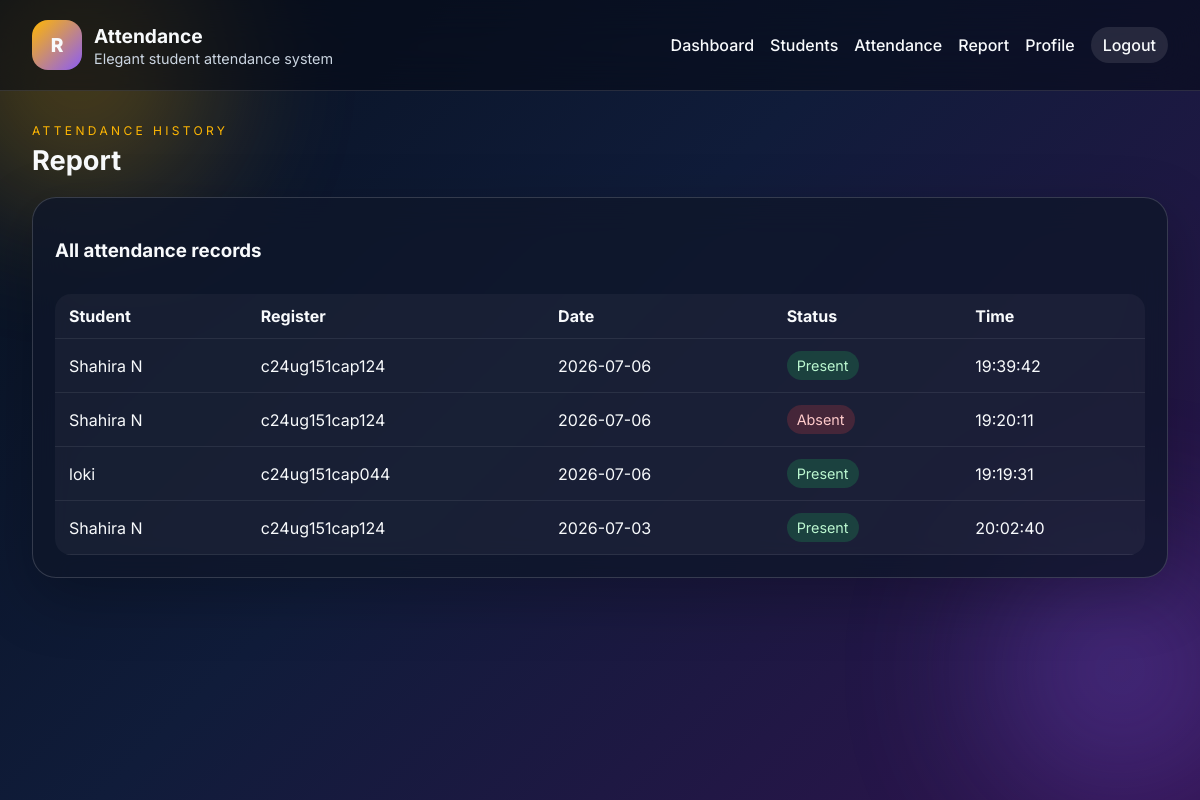
Page /report (signed in) on the earlier database version.
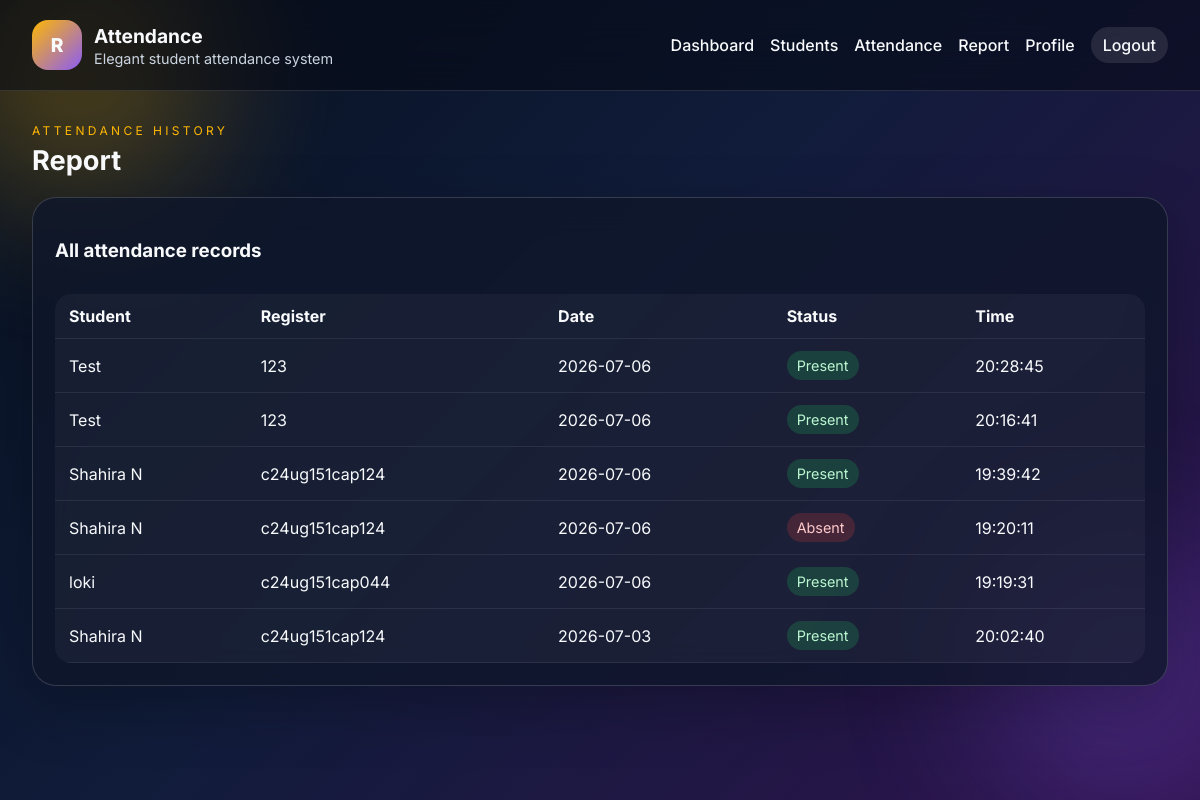
Same page on the later database version.
### tables this page shows
CREATE TABLE attendance (
            id INTEGER PRIMARY KEY AUTOINCREMENT,
            student_id INTEGER NOT NULL,
            attendance_date TEXT NOT NULL,
            status TEXT NOT NULL,
            marked_at TEXT NOT NULL,
            FOREIGN KEY (student_id) REFERENCES students (id)
        );

CREATE TABLE students (
            id INTEGER PRIMARY KEY AUTOINCREMENT,
            full_name TEXT NOT NULL,
            register_number TEXT NOT NULL UNIQUE,
            created_at TEXT NOT NULL DEFAULT CURRENT_TIMESTAMP
        );

### app.py (the view)
@app.route('/report')
@login_required
def report():
    records = get_attendance_records(limit=50)
    return render_template('report.html', records=records)

### attendance.py (called while the page is built)
def get_attendance_records(limit=20):
    conn = get_db_connection()
    rows = conn.execute(
        '''
        SELECT a.id, a.attendance_date, a.status, a.marked_at, s.full_name, s.register_number
        FROM attendance a
        JOIN students s ON s.id = a.student_id
        ORDER BY a.id DESC
        LIMIT ?
        ''',
        (limit,),
    ).fetchall()
    conn.close()
    return [dict(row) for row in rows]

### auth.py (called while the page is built)
def login_required(view):
    @wraps(view)
    def wrapped(*args, **kwargs):
        if not session.get('user_id'):
            flash('Please log in to continue.', 'warning')
            return redirect(url_for('login'))
        return view(*args, **kwargs)
    return wrapped

### models.py (called while the page is built)
def get_db_connection():
    conn = sqlite3.connect(Config.DATABASE_PATH)
    conn.row_factory = sqlite3.Row
    return conn

### templates/report.html
{% extends 'base.html' %}
{% block content %}
<div class="page-head">
    <div>
        <p class="eyebrow">Attendance history</p>
        <h2>Report</h2>
    </div>
</div>
<section class="panel">
    <div class="panel-head">
        <h3>All attendance records</h3>
    </div>
    <div class="table-card">
        <table>
            <thead>
                <tr>
                    <th>Student</th>
                    <th>Register</th>
                    <th>Date</th>
                    <th>Status</th>
                    <th>Time</th>
                </tr>
            </thead>
            <tbody>
                {% for item in records %}
                <tr>
                    <td>{{ item.full_name }}</td>
                    <td>{{ item.register_number }}</td>
                    <td>{{ item.attendance_date }}</td>
                    <td><span class="status {{ item.status }}">{{ item.status }}</span></td>
                    <td>{{ item.marked_at }}</td>
                </tr>
                {% else %}
                <tr><td colspan="5">No records available.</td></tr>
                {% endfor %}
            </tbody>
        </table>
    </div>
</section>
{% endblock %}

### templates/base.html (shortened to what this page needs)
<!DOCTYPE html>
<html lang="en">
<head>
    <link rel="stylesheet" href="{{ url_for('static', filename='css/style.css') }}">
</head>
<body>
    <div class="background-glow glow-one"></div>
    <div class="background-glow glow-two"></div>
    <nav class="topbar">
        <div class="brand">
            <div class="brand-badge">R</div>
            <div>
                <h1>Attendance</h1>
                <p>Elegant student attendance system</p>
            </div>
        </div>
        {% if session.get('user_id') %}
        <div class="nav-links">
            <a href="{{ url_for('dashboard') }}">Dashboard</a>
            <a href="{{ url_for('students') }}">Students</a>
            <a href="{{ url_for('attendance') }}">Attendance</a>
            <a href="{{ url_for('report') }}">Report</a>
            <a href="{{ url_for('profile') }}">Profile</a>
            <a href="{{ url_for('logout') }}" class="logout-btn">Logout</a>
        </div>
        {% endif %}
    </nav>
    <main class="container">
        {% block content %}{% endblock %}
    </main>
</body>
</html>

### static/css/style.css (style rules this page uses)
:root { --bg: #07111f; --panel: rgba(15, 23, 42, 0.78); --border: rgba(255,255,255,0.16); --text: #f8fafc; --muted: #cbd5e1; --gold: #ffb703; --purple: #8b5cf6; --blue: #38bdf8; --green: #22c55e; --red: #ef4444; }
* { box-sizing: border-box; }
body { margin: 0; font-family: 'Inter', sans-serif; color: var(--text); background: linear-gradient(135deg, #07111f 0%, #101c3a 45%, #2f134e 100%); min-height: 100vh; overflow-x: hidden; }
.background-glow { position: fixed; width: 260px; height: 260px; border-radius: 50%; filter: blur(80px); opacity: 0.3; z-index: 0; }
.glow-one { background: var(--gold); top: -60px; left: -50px; }
.glow-two { background: var(--purple); right: -50px; bottom: 0; }
.topbar, .container { position: relative; z-index: 1; }
.topbar { display: flex; justify-content: space-between; align-items: center; padding: 20px 32px; background: rgba(6, 10, 20, 0.55); backdrop-filter: blur(20px); border-bottom: 1px solid rgba(255,255,255,0.12); }
.brand { display: flex; align-items: center; gap: 12px; }
.brand-badge { width: 50px; height: 50px; display: grid; place-items: center; border-radius: 16px; background: linear-gradient(135deg, var(--gold), var(--purple)); font-weight: 800; font-size: 1.2rem; }
.brand h1 { margin: 0; font-size: 1.2rem; }
.brand p { margin: 2px 0 0; color: var(--muted); font-size: 0.9rem; }
.nav-links { display: flex; gap: 16px; align-items: center; flex-wrap: wrap; }
.nav-links a { color: var(--text); text-decoration: none; font-weight: 500; }
.logout-btn { background: rgba(255,255,255,0.1); padding: 8px 12px; border-radius: 999px; }
.container { max-width: 1240px; margin: 0 auto; padding: 32px; }
.auth-hero, .auth-form, .panel, .stat-card { background: var(--panel); border: 1px solid var(--border); backdrop-filter: blur(18px); box-shadow: 0 20px 60px rgba(0,0,0,0.25); }
.page-head { display: flex; justify-content: space-between; align-items: center; margin-bottom: 20px; gap: 12px; }
.eyebrow { text-transform: uppercase; letter-spacing: 0.28em; color: var(--gold); font-size: 0.75rem; margin: 0 0 6px; }
.page-head h2 { margin: 0; font-size: 1.7rem; }
.panel { padding: 22px; border-radius: 24px; margin-bottom: 18px; }
.panel-head { display: flex; justify-content: space-between; align-items: center; margin-bottom: 14px; }
.table-card { overflow: hidden; border-radius: 16px; background: rgba(255,255,255,0.04); }
table { width: 100%; border-collapse: collapse; }
th, td { padding: 12px 14px; text-align: left; border-bottom: 1px solid rgba(255,255,255,0.08); }
.status { display: inline-block; padding: 6px 10px; border-radius: 999px; text-transform: capitalize; font-size: 0.9rem; }
.status.present { background: rgba(34,197,94,0.2); color: #bbf7d0; }
.status.absent { background: rgba(239,68,68,0.2); color: #fecaca; }

Differences in the rows shown:
added attendance: full_name "Test", register_number "123", attendance_date "2026-07-06", status "Present", marked_at "20:28:45"
added attendance: full_name "Test", register_number "123", attendance_date "2026-07-06", status "Present", marked_at "20:16:41"
